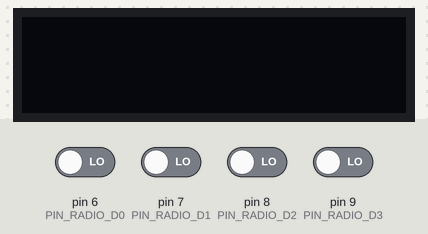
Recording of a program running on a simulated Arduino Leonardo, built with avr-gcc and run on an emulated ATmega32U4. On the bench: 128×32 one-colour display. The test bench sets the inputs (shaded band); at power-on: pin 6 (PIN_RADIO_D0), pin 7 (PIN_RADIO_D1), pin 8 (PIN_RADIO_D2), pin 9 (PIN_RADIO_D3) LOW. What the program prints to the serial monitor is not drawn.

Above: at 1.2 s.
1.3 s: pin 6 (PIN_RADIO_D0) driven HIGH
At 1.46 s:
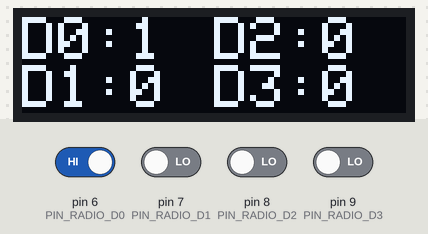
At 1.89 s:
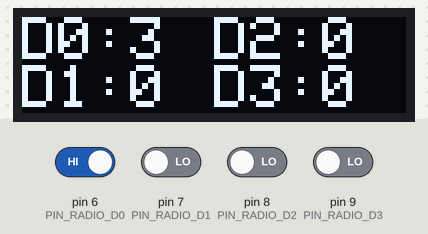
Timing chart, 0 to 4.3 s (numbered marks = the images above; inputs shaded):
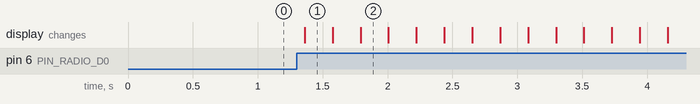

The program:

main.cpp
```cpp
#include <SPI.h>
#include <Wire.h>
#include <Adafruit_GFX.h>
#include <Adafruit_SSD1306.h>

#define ARRAY_SIZE(x) ((sizeof x) / (sizeof *x))


#define DISPLAY_WIDTH 128
#define DISPLAY_HEIGHT 32
#define OLED_RESET -1
#define SCREEN_ADDRESS 0x3C


#define BASE_TONE_BUZZER 220
#define DURATION_TONE_BUZZER 500
#define PIN_BUZZER 14

#define PIN_RADIO_D0 6
#define PIN_RADIO_D1 7
#define PIN_RADIO_D2 8
#define PIN_RADIO_D3 9

static const int RADIO_PINS[] = {
    PIN_RADIO_D0,
    PIN_RADIO_D1,
    PIN_RADIO_D2,
    PIN_RADIO_D3
};

static const String PIN_NAMES[] = {
    "D0",
    "D1",
    "D2",
    "D3"
};

typedef struct s_row {
    String name;
    uint32_t data;
} t_row;

typedef struct s_ui {
    t_row rows[ARRAY_SIZE(RADIO_PINS)];
} t_ui;

typedef uint32_t t_pin;


Adafruit_SSD1306 display(DISPLAY_WIDTH, DISPLAY_HEIGHT, &Wire, OLED_RESET);

t_ui main_ui;

void display_setup()
{
    if (!display.begin(SSD1306_SWITCHCAPVCC, SCREEN_ADDRESS))
    {
        Serial.println(F("SSD1306 allocation failed"));
        for (;;)
            ; // Don't proceed, loop forever
    }
    display.clearDisplay();
    display.display();
}

void display_init_ui(t_ui *ui, const String col_names[])
{
    for (size_t i = 0; i < ARRAY_SIZE(ui->rows); i++)
    {
        ui->rows[i].name = col_names[i];
        ui->rows[i].data = 0;
        Serial.print("ui.rows.name: ");
        Serial.println(col_names[i]);
    }
}

void  display_update_ui(t_ui *ui, t_pin pin)
{
    ui->rows[pin].data++;
}

void display_draw_ui(t_ui *ui)
{

    display.clearDisplay();
    display.setTextSize(2);
    display.setTextColor(SSD1306_WHITE); // Draw white text
    for (size_t i = 0; i < 4; i++)
    {
        int16_t x = 0;
        int16_t y = 0;

        // generate grid layout.
        if (i % 2)
            y = (DISPLAY_HEIGHT / 2);
        if (i / 2)
            x = (DISPLAY_WIDTH / 2);
        display.setCursor(x, y);

        display.print(ui->rows[i].name);
        display.print(":");
        display.print(ui->rows[i].data);

        // Serial.print(ui->rows[i].name);
        // Serial.print(":");
        // Serial.println(ui->rows[i].data);
    }
    // update display
    display.display();
}

void radio_setup()
{
    for (int i = 0; i < ARRAY_SIZE(RADIO_PINS); i++)
        pinMode(RADIO_PINS[i], INPUT);
}

t_pin radio_scan()
{
    while (1)
    {
        for (int i = 0; i < ARRAY_SIZE(RADIO_PINS); i++)
        {
            if (digitalRead(RADIO_PINS[i]))
                return (i);
        }
        delay(50);
    }
}

void setup()
{
    Serial.begin(115200);
    radio_setup();
    display_init_ui(&main_ui, PIN_NAMES);
    display_setup();

}

void loop()
{
    // blocking call keeps on scanning until we receive a signal.
    t_pin pin = radio_scan();
#ifdef BUZZER
    tone(PIN_BUZZER, BASE_TONE_BUZZER * (pin + 1) / 2, DURATION_TONE_BUZZER);
#endif

    // when we receive signal update the `ui` struct with our `pin` variable as index.
    display_update_ui(&main_ui, pin);
    // draw the ui with the updated fields.
    display_draw_ui(&main_ui);
    delay(200);
}
```

Measured:
- after the input at 1.3 s, the display: changes after 0.06 s (image 1)
